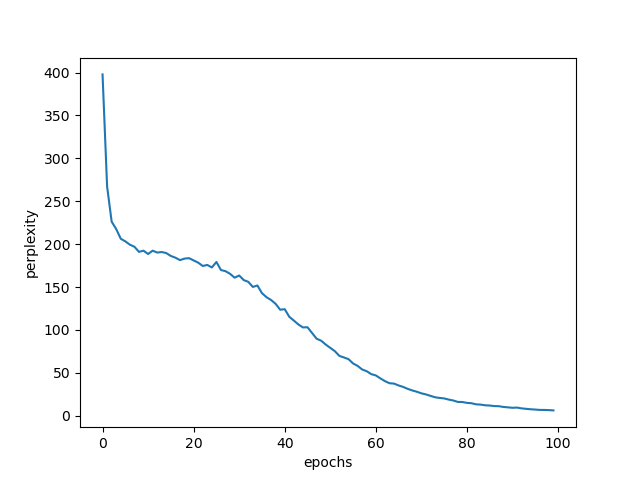

Write the Python code that produced this figure.
# coding: utf-8
import sys
sys.path.append('..')
import matplotlib.pyplot as plt
import numpy as np
from common.optimizer import SGD
from dataset import ptb
from simple_rnnlm import SimpleRnnlm


# 하이퍼파라미터 설정
batch_size = 10
wordvec_size = 100
hidden_size = 100 # RNN의 은닉 상태 벡터의 원소 수
time_size = 5     # Truncated BPTT가 한 번에 펼치는 시간 크기
lr = 0.1
max_epoch = 100

# 학습 데이터 읽기(전체 중 1000개만)
corpus, word_to_id, id_to_word = ptb.load_data('train')
corpus_size = 1000
corpus = corpus[:corpus_size]
vocab_size = int(max(corpus) + 1)

xs = corpus[:-1]  # 입력
ts = corpus[1:]   # 출력(정답 레이블)
data_size = len(xs)
print('말뭉치 크기: %d, 어휘 수: %d' % (corpus_size, vocab_size))

# 학습 시 사용하는 변수
max_iters = data_size // (batch_size * time_size)
time_idx = 0
total_loss = 0
loss_count = 0
ppl_list = []

# 모델 생성
model = SimpleRnnlm(vocab_size, wordvec_size, hidden_size)
optimizer = SGD(lr)

# 미니배치의 각 샘플의 읽기 시작 위치를 계산
jump = (corpus_size - 1) // batch_size
offsets = [i * jump for i in range(batch_size)]

for epoch in range(max_epoch):
    for iter in range(max_iters):
        # 미니배치 취득
        batch_x = np.empty((batch_size, time_size), dtype='i')
        batch_t = np.empty((batch_size, time_size), dtype='i')
        for t in range(time_size):
            for i, offset in enumerate(offsets):
                batch_x[i, t] = xs[(offset + time_idx) % data_size]
                batch_t[i, t] = ts[(offset + time_idx) % data_size]
            time_idx += 1

        # 기울기를 구하여 매개변수 갱신
        loss = model.forward(batch_x, batch_t)
        model.backward()
        optimizer.update(model.params, model.grads)
        total_loss += loss
        loss_count += 1

    # 에폭마다 퍼플렉서티 평가
    ppl = np.exp(total_loss / loss_count)
    print('| 에폭 %d | 퍼플렉서티 %.2f'
          % (epoch+1, ppl))
    ppl_list.append(float(ppl))
    total_loss, loss_count = 0, 0

# 그래프 그리기
x = np.arange(len(ppl_list))
plt.plot(x, ppl_list, label='train')
plt.xlabel('epochs')
plt.ylabel('perplexity')
plt.show()
plt.savefig('train_custom_loop.png')